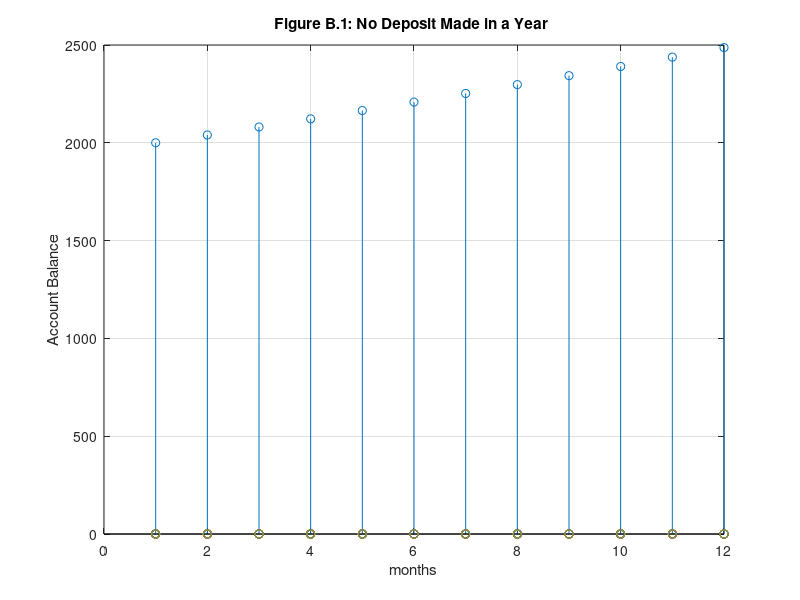
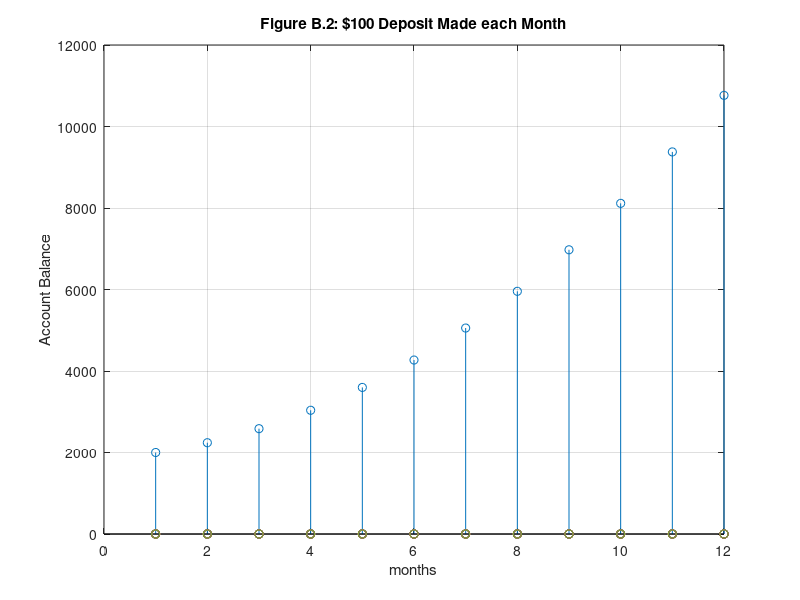

These figures' MATLAB source, in order:
%1)
x = @(n) n;
y0 = 2000;
y = @(x, yn) x + yn*1.02;

h = zeros(12);
h(1) = y0;

for t = 2:12    
    h(t) = y(x(t), h(t-1));
end

%2)
for t = 2:12    
    h(t) = y(x(0), h(t-1));
end
figure
stem(h)
title('Figure B.1: No Deposit Made in a Year ');
xlabel('months');
ylabel("Account Balance");
grid;


%3)
for t = 2:12    
    h(t) = y(x(t*100), h(t-1));
end
figure
stem(h)
title('Figure B.2: $100 Deposit Made each Month');
xlabel('months');
ylabel("Account Balance");
grid;
